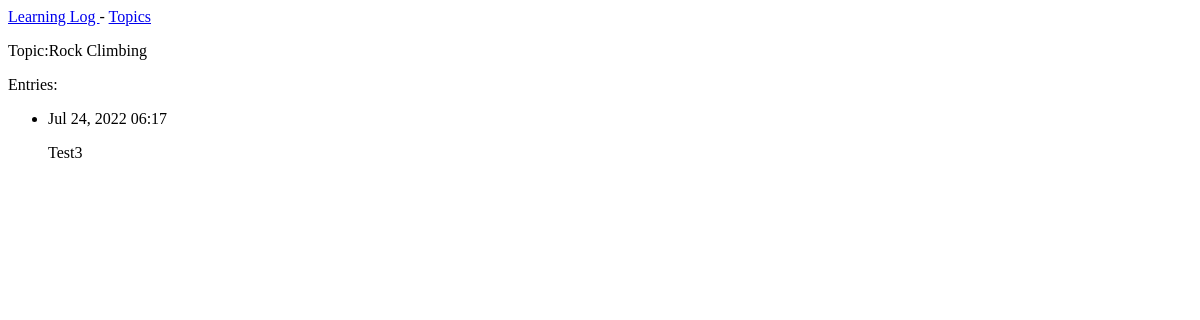
Before: /topics/2 with the older database file.
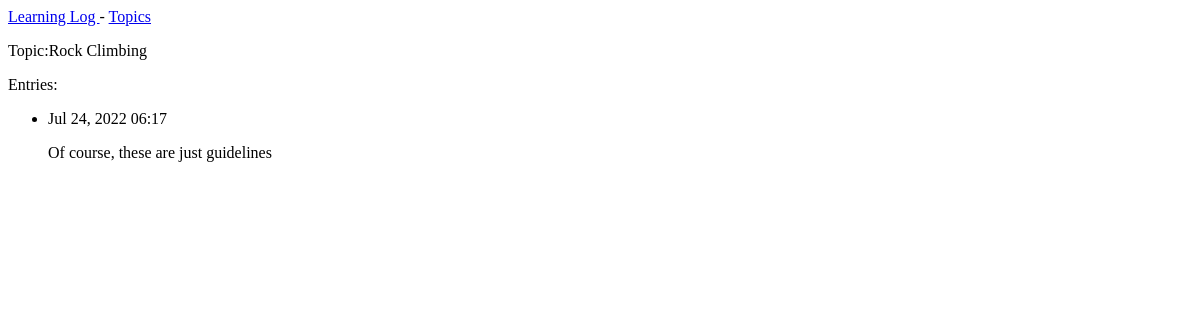
After: the same page with the newer database file.
### learning_logs/models.py (models this page shows, shortened)
class Entry(models.Model):
    topic = models.ForeignKey(Topic,on_delete=models.CASCADE)
    text = models.TextField()
    date_added = models.DateTimeField(auto_now_add=True)
    class Meta:
        verbose_name_plural = 'entries'

### learning_logs/views.py (the view)
def topic(request, topic_id):
    topic = Topic.objects.get(id=topic_id)
    entries = topic.entry_set.order_by('-date_added')
    context = {'topic':topic,'entries':entries}
    return render (request,'learning_logs/topic.html', context)

### learning_logs/models.py (called while the page is built)
    def __str__(self):
        return self.text

### learning_logs/templates/learning_logs/topic.html
{% extends "learning_logs/base.html" %}
{% block content %}
  <p>Topic:{{topic}}</p>
  <p>Entries:</p>
  <ul>
  {% for entry in entries %}
    <li>
      <p>{{ entry.date_added|date:'M d, Y H:i' }}</p>
      <p>{{ entry.text|linebreaks }}</p>
    </li>
  {% empty %}
    <li>There are no entries for this topic yet.</li>
  {% endfor %}
  </ul>
{% endblock content %}

Changed rows visible on the page:
changed Entry: text "Test3" → "Of course, these are just guidelines"
